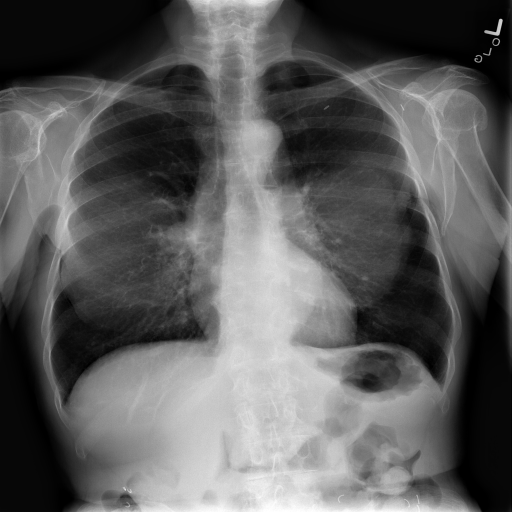
#> input picture dataset/normal/00000049_002.png, 1024 x 1024 px, given as the content of the folder dataset/COVID19_Pneumonia_Normal_Chest_Xray_PA_Dataset/covid, which was not available (shown at 1/2 size)
$ jupyter execute --allow-errors 'Image Analysis code.ipynb'   (shell and % lines are left out)
#> lines starting #> are read from the running program, lines starting #| are printed output that depends on the picture; after the words box and inside, x2 and y2 are one past the last pixel; in counts of white or black regions, pixels touching at a corner belong together; long printed decimals are rounded; pictures that were not available may be replaced by others from this repository, and a replacement may not be noted
[cell 1]
import cv2
import os
import numpy as np
import matplotlib.pyplot as plt
from skimage import filters , morphology, measure
print("✅ All libraries imported successfully")

[cell 2]
base_path = r"D:\PHD\Image Analysing Program\covid19-pneumonia-normal-chest-xraypa-dataset\COVID19_Pneumonia_Normal_Chest_Xray_PA_Dataset"  # Change to your extracted folder path

categories = ['covid', 'pneumonia', 'normal']
image_paths = []

for label in categories:
    folder = os.path.join(base_path, label)
    for file in os.listdir(folder):
        if file.endswith(".png") or file.endswith(".jpg"):
            image_paths.append((os.path.join(folder, file), label))
            break  # just take one example per class for now

print(image_paths)

[cell 3]
for path, label in image_paths:
    img = cv2.imread(path, cv2.IMREAD_GRAYSCALE)
#> img is the input picture: shape (1024, 1024); min 0, max 255, mean 92.8
    plt.imshow(img, cmap='gray')
    plt.title(f"{label.upper()} Sample")
    plt.axis("off")
    plt.show()

[cell 4]
image = cv2.imread(image_paths[0][0], cv2.IMREAD_GRAYSCALE)

# Normalize and blur
image = image / 255.0
blurred = cv2.GaussianBlur(image, (5, 5), 0)

plt.imshow(blurred, cmap='gray')
plt.title("Blurred Image")
plt.axis("off")
plt.show()

[cell 5]
thresh = filters.threshold_otsu(blurred)
#> thresh = 0.385
binary = blurred > thresh
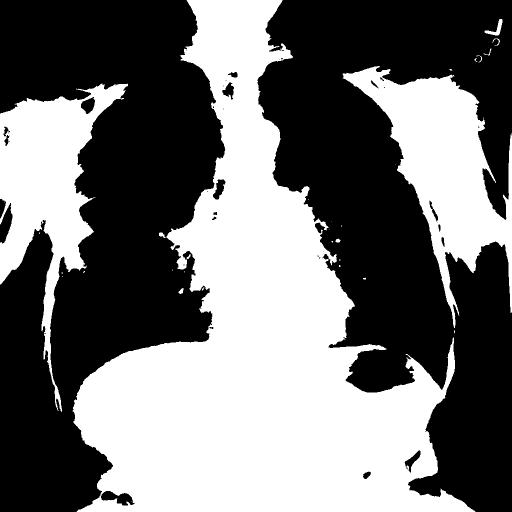
#> binary: shape (1024, 1024) bool (shown at 1/2 size); 45% white; 34 white regions (23 under 20 px), largest, box (x1, y1, x2, y2) and area: (145, 0, 951, 1024) 349435, (685, 132, 1024, 656) 64273, (0, 167, 256, 824) 57287
binary = morphology.remove_small_objects(binary, 500)
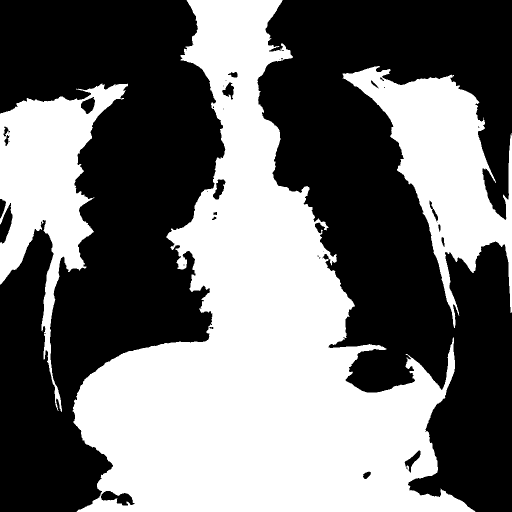
#> binary: shape (1024, 1024) bool (shown at 1/2 size); 44.9% white; 3 white regions

plt.imshow(binary, cmap='gray')
plt.title("Segmented Region")
plt.axis("off")
plt.show()

[cell 6]
labels = measure.label(binary)
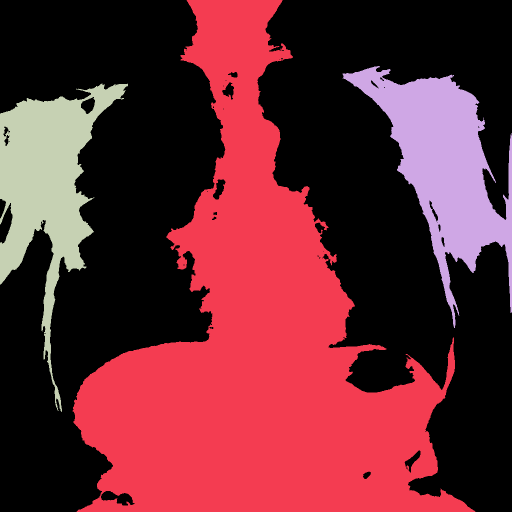
#> labels: shape (1024, 1024) int32 (shown at 1/2 size); 4 distinct labels, from 0 to 3; one colour per label, 0 black
props = measure.regionprops(labels)
#> props = 3 regions; box (x1, y1, x2, y2) and area: (145, 0, 951, 1024) 349434, (685, 132, 1024, 656) 64273, (0, 167, 256, 824) 57283

for i, region in enumerate(props):
    print(f"Region {i+1}: Area = {region.area}, Centroid = {region.centroid}")
#> this loop made 3 passes
#| Region 1: Area = 349434.0, Centroid = (688.725, 513.436)
#| Region 2: Area = 64273.0, Centroid = (330.212, 887.484)
#| Region 3: Area = 57283.0, Centroid = (367.639, 93.936)

[cell 7]
from sklearn.model_selection import train_test_split
from sklearn.preprocessing import LabelEncoder
from tensorflow.keras.utils import to_categorical
from tensorflow.keras.models import Sequential
from tensorflow.keras.layers import Conv2D, MaxPooling2D, Flatten, Dense, Dropout
from tensorflow.keras.optimizers import Adam

[cell 8]
# Path to extracted folders
base_path = r"D:\PHD\Image Analysing Program\covid19-pneumonia-normal-chest-xraypa-dataset\COVID19_Pneumonia_Normal_Chest_Xray_PA_Dataset"  # Change to your extracted folder path

categories = ['COVID', 'PNEUMONIA', 'NORMAL']

data = []
labels = []
img_size = 128  # Resize all images to 128x128

for category in categories:
    folder = os.path.join(base_path, category)
    for file in os.listdir(folder):
        if file.endswith(".png") or file.endswith(".jpg"):
            try:
                img_path = os.path.join(folder, file)
                img = cv2.imread(img_path, cv2.IMREAD_GRAYSCALE)
                img = cv2.resize(img, (img_size, img_size))
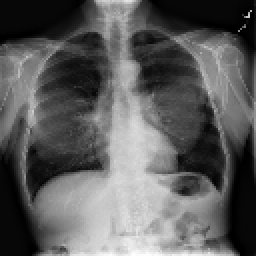
#> img: shape (128, 128) (shown 2 times larger); min 0, max 254, mean 92.9
                data.append(img)
                labels.append(category)
            except:
                print(f"Failed to process: {img_path}")

[cell 9]
X = np.array(data).reshape(-1, img_size, img_size, 1) / 255.0  # Normalize
le = LabelEncoder()
#> (the rest of this cell did not finish here and is left out)

#> (a cell that did not finish here is left out)

#> (a cell that did not finish here is left out)

#> (a cell that did not finish here is left out)

#> (a cell that did not finish here is left out)

#> (a cell that did not finish here is left out)

[cell 15]
from sklearn.metrics import classification_report, confusion_matrix
import seaborn as sns

#> (the rest of this cell did not finish here and is left out)

[cell 16]
from sklearn.ensemble import RandomForestClassifier
from sklearn.svm import SVC
from sklearn.model_selection import train_test_split
from sklearn.metrics import classification_report, confusion_matrix

[cell 17]
base_path = r"D:\PHD\Image Analysing Program\covid19-pneumonia-normal-chest-xraypa-dataset\COVID19_Pneumonia_Normal_Chest_Xray_PA_Dataset"  # Change to your extracted folder path

categories = ['COVID', 'PNEUMONIA', 'NORMAL']

X_features = []
y_labels = []
img_size = 256

for label in categories:
    folder = os.path.join(base_path, label)
    for file in os.listdir(folder)[:50]:  # limit to 50 per class for now
        if file.endswith('.png') or file.endswith('.jpg'):
            path = os.path.join(folder, file)
            img = cv2.imread(path, cv2.IMREAD_GRAYSCALE)
            img = cv2.resize(img, (img_size, img_size))
#> img: shape (256, 256)
            norm = img / 255.0

            # Segmentation
            blur = cv2.GaussianBlur(norm, (5,5), 0)
            thresh = filters.threshold_otsu(blur)
#> thresh = 0.389
            binary = blur > thresh
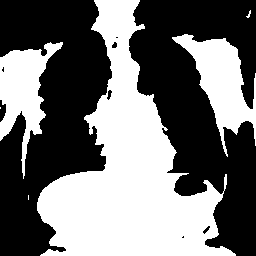
#> binary: shape (256, 256) bool; 44.6% white; 6 white regions (3 under 20 px), largest, box (x1, y1, x2, y2) and area: (37, 0, 236, 256) 21719, (172, 34, 256, 157) 3973, (0, 42, 63, 179) 3527
            binary = morphology.remove_small_objects(binary, 500)
#> binary: shape (256, 256) bool; 44.5% white; 3 white regions

            # Feature extraction
            label_img = measure.label(binary)
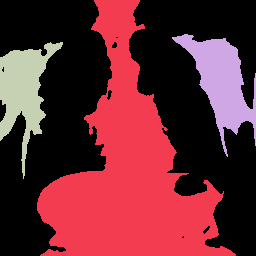
#> label_img: shape (256, 256) int32; 4 distinct labels, from 0 to 3; one colour per label, 0 black
            props = measure.regionprops(label_img)
#> props = 3 regions; box (x1, y1, x2, y2) and area: (37, 0, 236, 256) 21679, (172, 34, 256, 157) 3973, (0, 42, 63, 179) 3527

            if props:
                largest = max(props, key=lambda p: p.area)
                features = [
                    largest.area,
                    largest.perimeter,
                    largest.eccentricity,
                    largest.solidity,
                    largest.extent,
                    np.mean(img),
                    np.std(img)
                ]
#> features = [21679, 1249.4, 0.802, 0.631, 0.426, 92.91, 66.91]
                X_features.append(features)
                y_labels.append(label)

[cell 18]
from sklearn.preprocessing import LabelEncoder

X = np.array(X_features)
y = LabelEncoder().fit_transform(y_labels)

X_train, X_test, y_train, y_test = train_test_split(X, y, test_size=0.2, random_state=42)

[cell 19]
rf = RandomForestClassifier(n_estimators=100, random_state=42)
rf.fit(X_train, y_train)
y_pred_rf = rf.predict(X_test)
print("Random Forest Classification Report:\n", classification_report(y_test, y_pred_rf))

[cell 20]
svm = SVC(kernel='linear')
#> (the rest of this cell did not finish here and is left out)

[cell 21]
import seaborn as sns

cm = confusion_matrix(y_test, y_pred_rf)
sns.heatmap(cm, annot=True, fmt='d')
plt.title("Random Forest Confusion Matrix")
plt.xlabel("Predicted")
plt.ylabel("True")
plt.show()
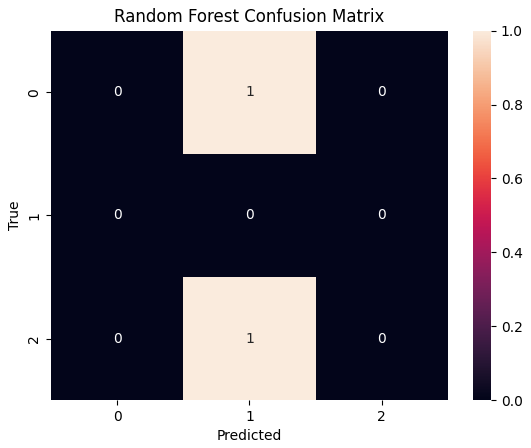
#> figure drawn by matplotlib, 2 panels

[cell 22]
import seaborn as sns
import pandas as pd

df = pd.DataFrame({'Label': y_labels})
sns.countplot(x='Label', data=df)
plt.title("Image Count per Class")
plt.show()
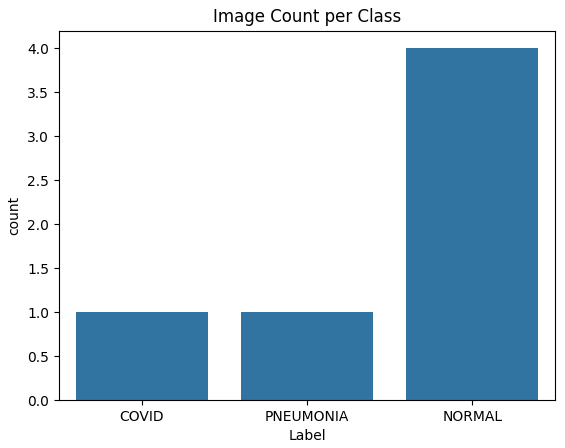
#> figure drawn by matplotlib, 1 panel; tallest bar 4 high, from x = 1.6 to 2.4

[cell 23]
df_features = pd.DataFrame(X_features, columns=[
    "Area", "Perimeter", "Eccentricity", "Solidity", "Extent", "Mean Intensity", "Std Intensity"])
df_features["Label"] = y_labels

plt.figure(figsize=(12, 6))
sns.boxplot(x="Label", y="Area", data=df_features)
plt.title("Area Distribution by Class")
plt.show()
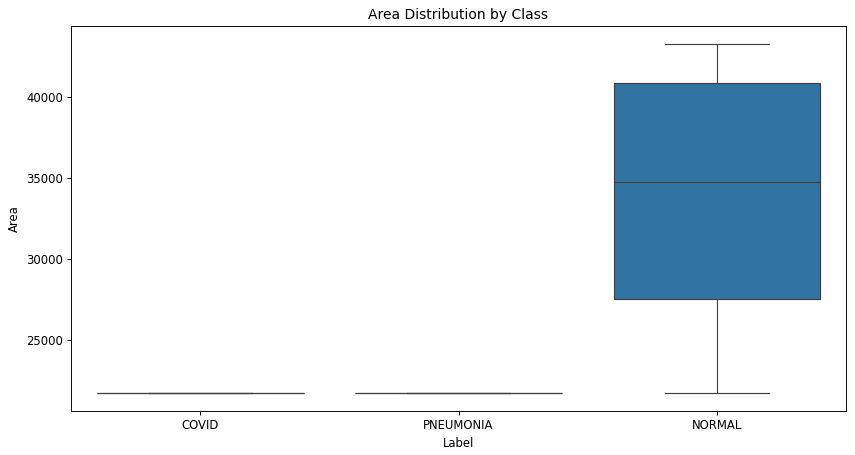
#> figure drawn by matplotlib, 1 panel
